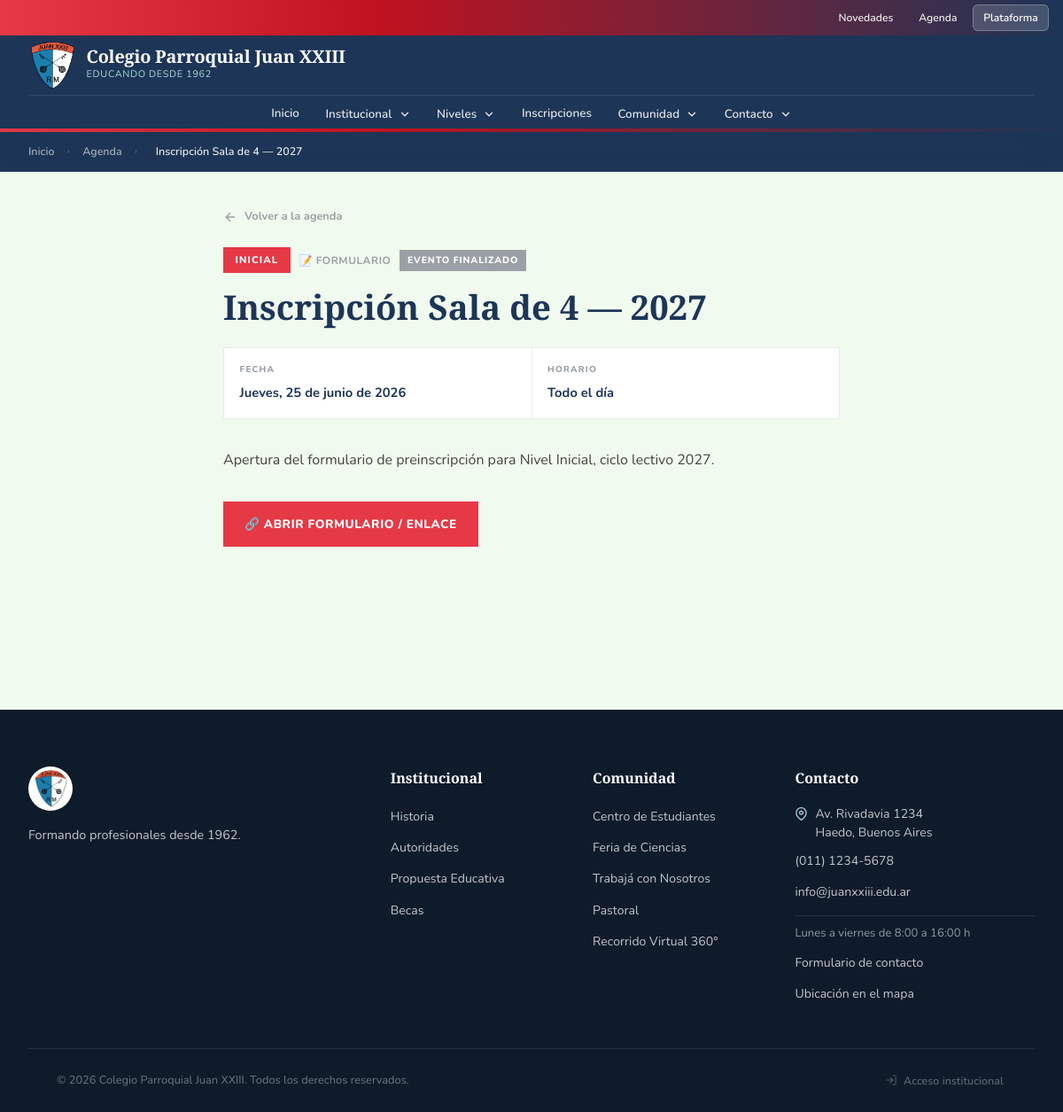
Page /evento?id=2 on the committed database.
### tables this page shows
CREATE TABLE `agenda` (
  `id_evento` int(11) NOT NULL,
  `titulo` varchar(180) NOT NULL,
  `descripcion` text DEFAULT NULL,
  `etiqueta` enum('Inicial','Primario','Técnica','Orientada','Global') NOT NULL DEFAULT 'Global',
  `tipo` enum('Acto','Formulario','Reunión','Examen','Feriado','Inscripción','Otro') NOT NULL DEFAULT 'Otro',
  `fecha_evento` date NOT NULL,
  `hora_inicio` time DEFAULT NULL,
  `hora_fin` time DEFAULT NULL,
  `lugar` varchar(180) DEFAULT NULL,
  `enlace` varchar(255) DEFAULT NULL,
  `id_usuario` int(11) NOT NULL,
  `created_at` datetime NOT NULL DEFAULT current_timestamp()
);

### conexion.php (called while the page is built, shortened)
<?php
function db_opcional(): ?PDO {
    static $pdo = false;
    try {
        $pdo = new PDO(
            'mysql:host=' . DB_HOST . ';dbname=' . DB_NAME . ';charset=' . DB_CHARSET,
            DB_USER, DB_PASS,
            [
                PDO::ATTR_ERRMODE            => PDO::ERRMODE_EXCEPTION,
                PDO::ATTR_DEFAULT_FETCH_MODE => PDO::FETCH_ASSOC,
                PDO::ATTR_EMULATE_PREPARES   => false,
                PDO::ATTR_TIMEOUT            => 3,
            ]
        );
    } catch (PDOException $ex) {
        error_log('[juan23] cfg() sin base: ' . $ex->getMessage());
        $pdo = null;
    }
    return $pdo;
}
function asset(string $ruta): string {
    $archivo = __DIR__ . '/' . $ruta;
    return $ruta . (is_file($archivo) ? '?v=' . filemtime($archivo) : '');
}
if (!function_exists('e')) {
    function e(?string $s): string {
        return htmlspecialchars($s ?? '', ENT_QUOTES, 'UTF-8');
    }
}
function cfg(string $clave, ?string $default = null): string {
    static $valores = null;
    if ($valores === null) {
        $valores = [];
        $pdo = db_opcional();
        if ($pdo !== null) {
            try {
                foreach ($pdo->query('SELECT clave, valor FROM configuracion') as $fila) {
                    $valores[$fila['clave']] = (string) $fila['valor'];
                }
            } catch (Throwable $ex) {
            }
        }
    }
    $v = $valores[$clave] ?? null;
    if ($v === null || $v === '') {
        return $default ?? (CFG_DEFAULTS[$clave] ?? '');
    }
    return $v;
}
function cfg_e(string $clave, ?string $default = null): string {
    return e(cfg($clave, $default));
}

### partials/helpers.php (called while the page is built, shortened)
    <?php
function tel_href(string $clave = 'telefono_link'): string {
    return preg_replace('/[^0-9+]/', '', cfg($clave)) ?? '';
}

### evento.php (the view, shortened to what this page needs)
<?php
require_once __DIR__ . '/conexion.php';
$pdo = db();
$id = filter_input(INPUT_GET, 'id', FILTER_VALIDATE_INT);
$stmt = $pdo->prepare("
    SELECT a.id_evento, a.titulo, a.descripcion, a.etiqueta, a.tipo,
           a.fecha_evento, a.hora_inicio, a.hora_fin, a.lugar, a.enlace,
           CONCAT(u.nombre, ' ', u.apellido) AS autor
    FROM agenda a
    JOIN usuarios u ON u.id_usuario = a.id_usuario
    WHERE a.id_evento = ?
");
$stmt->execute([$id]);
$ev = $stmt->fetch();
function etiqueta_color(string $e): string {
    return match($e) {
        'Inicial'   => '#E63946',
        'Primario'  => '#1D3557',
        'Secundario'=> '#2a9d8f',
        'Técnica'   => '#0d1b2a',
        'Orientada' => '#457B9D',
        'Global'    => '#6d6875',
        default     => '#888',
    };
}
function tipo_icono(string $t): string {
    return match($t) {
        'Acto'        => '🎤',
        'Formulario'  => '📝',
        'Reunión'     => '👥',
        'Examen'      => '📚',
        'Feriado'     => '🏖',
        'Inscripción' => '🗂',
        default       => '📌',
    };
}
function fecha_larga(string $fecha): string {
    $dias  = ['Domingo','Lunes','Martes','Miércoles','Jueves','Viernes','Sábado'];
    $meses = ['', 'enero','febrero','marzo','abril','mayo','junio',
              'julio','agosto','septiembre','octubre','noviembre','diciembre'];
    $t = strtotime($fecha);
    return $dias[(int)date('w',$t)] . ', ' . date('j', $t) . ' de ' . $meses[(int)date('n', $t)] . ' de ' . date('Y', $t);
}
function rango_horario(?string $ini, ?string $fin): string {
    if (!$ini) return 'Todo el día';
    $h = substr($ini, 0, 5);
    return $h . ' hs';
}
$color  = etiqueta_color($ev['etiqueta']);
$es_pasado = $ev['fecha_evento'] < date('Y-m-d');
$header_compacto = true;
require __DIR__ . '/partials/header.php';
?>
<div class="breadcrumb">
  <a href="./">Inicio</a>
  <span class="breadcrumb-sep">›</span>
  <a href="agenda">Agenda</a>
  <span class="breadcrumb-sep">›</span>
  <span class="breadcrumb-current"><?= htmlspecialchars($ev['titulo']) ?></span>
</div>
<div class="ev-wrap">
  <a href="agenda" class="btn-volver">
    <svg viewBox="0 0 24 24"><line x1="19" y1="12" x2="5" y2="12"/><polyline points="12 19 5 12 12 5"/></svg>
    Volver a la agenda
  </a>
  <div class="ev-top">
    <span class="ev-badge" style="background:<?= $color ?>"><?= htmlspecialchars($ev['etiqueta']) ?></span>
    <span class="ev-tipo-tag"><?= tipo_icono($ev['tipo']) ?> <?= htmlspecialchars($ev['tipo']) ?></span>
    <?php if ($es_pasado): ?><span class="ev-pasado-tag">Evento finalizado</span><?php endif; ?>
  </div>
  <h1 class="ev-title"><?= htmlspecialchars($ev['titulo']) ?></h1>
  <div class="ev-summary">
    <div class="ev-summary-item">
      <div class="lbl">Fecha</div>
      <div class="val"><?= fecha_larga($ev['fecha_evento']) ?></div>
    </div>
    <div class="ev-summary-item">
      <div class="lbl">Horario</div>
      <div class="val"><?= rango_horario($ev['hora_inicio'], $ev['hora_fin']) ?></div>
    </div>
  </div>
  <?php if (!empty($ev['descripcion'])): ?>
    <div class="ev-desc"><?= htmlspecialchars($ev['descripcion']) ?></div>
  <?php endif; ?>
  <?php if (!empty($ev['enlace'])): ?>
    <a href="<?= htmlspecialchars($ev['enlace']) ?>" class="ev-cta" target="_blank" rel="noopener noreferrer">
      🔗 Abrir formulario / enlace
    </a>
  <?php endif; ?>
</div>
<?php require __DIR__ . '/partials/footer.php';

### partials/header.php (shortened to what this page needs)
<?php
require_once __DIR__ . '/../conexion.php';
require_once __DIR__ . '/helpers.php';
$nav_active      = $nav_active      ?? '';
$header_compacto = $header_compacto ?? false;
$body_class      = $body_class      ?? '';
$colegio    = cfg('nombre_colegio');
?><!DOCTYPE html>
<html lang="es">
<head>
  <link rel="stylesheet" href="<?= asset('assets/css/styles.css') ?>"/>
</head>
<body<?= $body_class !== '' ? ' class="' . e($body_class) . '"' : '' ?>>
  <header class="site-header<?= $header_compacto ? ' site-header--compacto' : '' ?>">
    <div class="topbar">
      <div class="topbar-inner">
        <div class="topbar-quick">
          <a href="novedades">Novedades</a>
          <a href="agenda">Agenda</a>
          <a class="tq-plataforma" href="plataforma">Plataforma</a>
        </div>
      </div>
    </div>
    <div class="header-inner two-row">
      <div class="header-top-row">
        <a href="./" class="brand">
          <img src="img/logo.png" alt="Logo del <?= cfg_e('nombre_colegio') ?>" class="logo" width="86" height="90"/>
          <span class="brand-text">
            <span class="school-name"><?= cfg_e('nombre_colegio') ?></span>
            <span class="school-motto"><?= cfg_e('lema') ?></span>
          </span>
        </a>
      </div>
      <nav class="main-nav nav-row" id="mainNav" aria-label="Menú principal">
        <ul class="nav-list">
          <li class="nav-item">
            <a href="./" class="nav-link<?= $nav_active === 'inicio' ? ' active-section' : '' ?>">Inicio</a>
          </li>
          <?php foreach (MENU_PRINCIPAL as $clave => $seccion):
              $abierta = ($nav_active === $clave);
              if (isset($seccion['href'])): ?>
            <li class="nav-item">
              <a href="<?= e($seccion['href']) ?>" class="nav-link<?= $abierta ? ' active-section' : '' ?>"<?= $abierta ? ' aria-current="page"' : '' ?>><?= e($seccion['titulo']) ?></a>
            </li>
            <?php continue; endif; ?>
            <li class="nav-item has-dropdown">
              <button class="nav-dropdown-btn<?= $abierta ? ' active-section' : '' ?>"
                      aria-expanded="false" aria-haspopup="true">
                <?= e($seccion['titulo']) ?>
                <svg class="dropdown-chevron" viewBox="0 0 24 24"><polyline points="6 9 12 15 18 9"/></svg>
              </button>
            </li>
          <?php endforeach; ?>
        </ul>
      </nav>
    </div>
  </header>
  <main id="contenido">

### partials/footer.php (shortened to what this page needs)
<?php
$anio        = date('Y');
?>
  </main>
  <footer class="site-footer">
    <div class="footer-inner">
      <div class="footer-brand">
        <img src="img/logo.png" alt="" class="footer-logo" width="86" height="90"/>
        <p><?= cfg_e('pie_descripcion') ?></p>
      </div>
      <div class="footer-links">
        <h4>Institucional</h4>
        <ul>
          <li><a href="historia">Historia</a></li>
          <li><a href="autoridades">Autoridades</a></li>
          <li><a href="propuesta-educativa">Propuesta Educativa</a></li>
          <li><a href="becas">Becas</a></li>
        </ul>
      </div>
      <div class="footer-links">
        <h4>Comunidad</h4>
        <ul>
          <li><a href="centro-estudiantes">Centro de Estudiantes</a></li>
          <li><a href="feria-ciencias">Feria de Ciencias</a></li>
          <li><a href="trabaja-con-nosotros">Trabajá con Nosotros</a></li>
          <li><a href="pastoral">Pastoral</a></li>
          <li><a href="recorrido-360">Recorrido Virtual 360°</a></li>
        </ul>
      </div>
      <div class="footer-links footer-contact">
        <h4>Contacto</h4>
        <ul>
          <?php if (cfg('direccion')): ?>
            <li class="fc-dato">
              <svg viewBox="0 0 24 24"><path d="M21 10c0 7-9 13-9 13s-9-6-9-13a9 9 0 0 1 18 0Z"/><circle cx="12" cy="10" r="3"/></svg>
              <span><?= cfg_e('direccion') ?><?= cfg('localidad') ? '<br>' . cfg_e('localidad') : '' ?></span>
            </li>
          <?php endif; ?>
          <?php if (cfg('telefono')): ?>
            <li><a href="tel:<?= e(tel_href()) ?>"><?= cfg_e('telefono') ?></a></li>
          <?php endif; ?>
          <?php if (cfg('email')): ?>
            <li><a href="mailto:<?= cfg_e('email') ?>"><?= cfg_e('email') ?></a></li>
          <?php endif; ?>
          <?php if (cfg('horario_atencion')): ?>
            <li class="fc-horario"><?= cfg_e('horario_atencion') ?></li>
          <?php endif; ?>
          <li><a href="contacto">Formulario de contacto</a></li>
          <li><a href="ubicacion">Ubicación en el mapa</a></li>
        </ul>
      </div>
    </div>
    <div class="footer-bottom">
      <p>© <?= $anio ?> <?= cfg_e('nombre_colegio') ?>. Todos los derechos reservados.</p>
      <a href="login" id="footerLogin" class="footer-login" rel="nofollow">
        <svg viewBox="0 0 24 24" width="14" height="14" fill="none" stroke="currentColor" stroke-width="2" stroke-linecap="round" stroke-linejoin="round"><path d="M15 3h4a2 2 0 0 1 2 2v14a2 2 0 0 1-2 2h-4"/><polyline points="10 17 15 12 10 7"/><line x1="15" y1="12" x2="3" y2="12"/></svg>
        <span id="footerLoginTxt">Acceso institucional</span>
      </a>
    </div>
  </footer>
</body>
</html>

### rows in the picture
agenda: titulo "Inscripción Sala de 4 — 2027", etiqueta "INICIAL", tipo "📝", tipo "FORMULARIO", fecha_evento "Jueves, 25 de junio de 2026", rango_horario($ev['hora_inicio'], $ev['hora_fin']) "Todo el día", descripcion "Apertura del formulario de preinscripción para Nivel Inicial, ciclo lectivo 2027."

### other values in the picture
cfg_e('nombre_colegio') "Colegio Parroquial Juan XXIII"
cfg_e('lema') "EDUCANDO DESDE 1962"
$seccion['titulo'] "Institucional"
$seccion['titulo'] "Niveles"
$seccion['titulo'] "Inscripciones"
$seccion['titulo'] "Comunidad"
$seccion['titulo'] "Contacto"
cfg_e('pie_descripcion') "Formando profesionales desde 1962."
cfg_e('direccion') "Av. Rivadavia 1234"
cfg_e('localidad') "Haedo, Buenos Aires"
cfg_e('telefono') "(011) 1234-5678"
cfg_e('email') "info@juanxxiii.edu.ar"
cfg_e('horario_atencion') "Lunes a viernes de 8:00 a 16:00 h"
